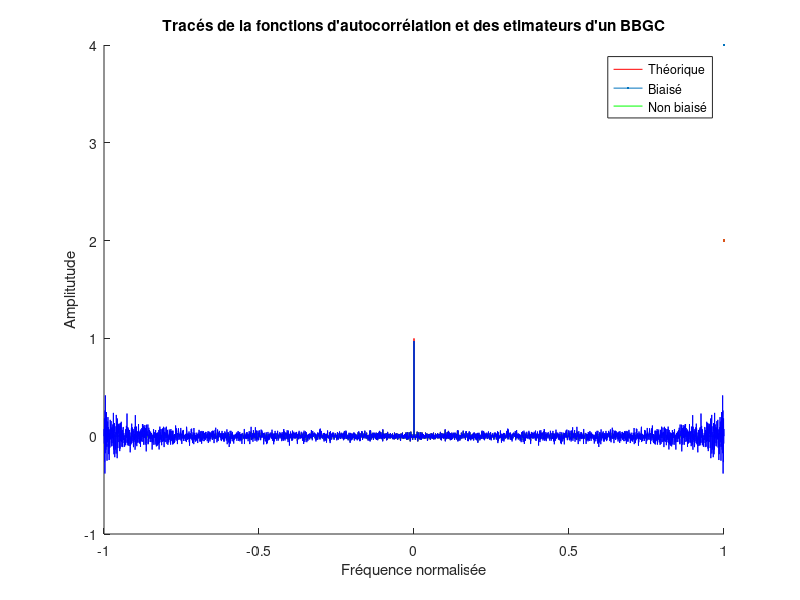
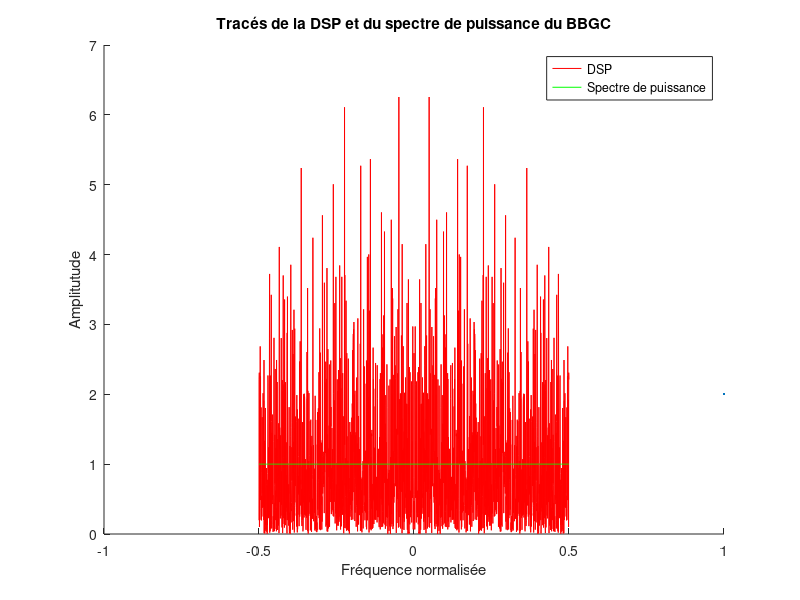

MATLAB code for these plots, in order:
%% Préparation répertoire de travail
clear 
close all
clc

%% Préliminaire 1
% Paramètres
N = 2048;
sig2 = 1;

% Genration d'un bbgc
bruit = randn(1, N) * sqrt(sig2);

% Fonction d'autocorrélation et estimateurs
xcorr_normalized = xcorr(bruit, N, 'normalized');
xcorr_biased = xcorr(bruit, N, 'biased');
xcorr_unbiased = xcorr(bruit, N, 'unbiased');
freq_corr = -1:1/N:1;

% DSP et spectre de puissance
DSP = (abs(fftshift(fft(bruit,N))).^2)/N;
spectre_puiss = sig2*ones(1,N);
freq_puiss = -1/2:1/N:1/2-1/N;

% Tracés des fonctions d'autocorrélations
figure;
hold on;
plot(freq_corr,xcorr_normalized, 'r', LineWidth=4);
plot(freq_corr,xcorr_biased, 'g', LineWidth=2);
plot(freq_corr,xcorr_unbiased, 'b');
hold off;
legend('Théorique','Biaisé', 'Non biaisé');
title("Tracés de la fonctions d'autocorrélation et des etimateurs d'un BBGC");
ylabel('Amplitutude');
xlabel('Fréquence normalisée')

% Tracés DSP et spectre de puissance
figure;
hold on;
plot(freq_puiss, DSP, 'r');
plot(freq_puiss, spectre_puiss, 'g', LineWidth=2);
hold off;
legend('DSP','Spectre de puissance');
title('Tracés de la DSP et du spectre de puissance du BBGC');
ylabel('Amplitutude');
xlabel('Fréquence normalisée')